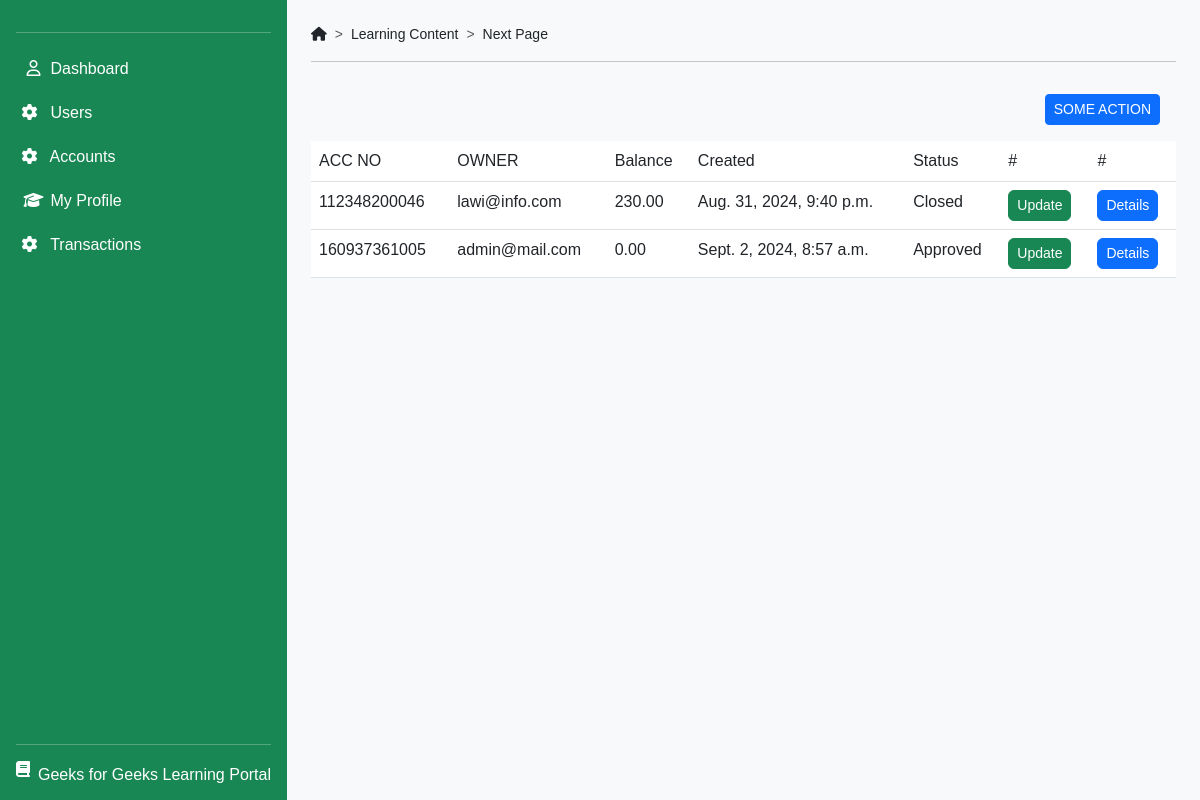
/control/accounts/, run on the app's committed database.
### core/models.py (models this page shows, shortened)
class Account(models.Model):
    STATUS = [
        ('Active', 'active'),
        ('Inactive', 'inactive'),
        ('Pending', 'pending'),
        ('On Hold', 'on hold'),
        ('Closed', 'closed'),
    ]
    user = models.OneToOneField(CustomUser, on_delete=models.CASCADE, related_name='account')
    balance = models.DecimalField(max_digits=12, decimal_places=2, default=0.00)
    status = models.CharField(max_length=50, choices=STATUS, default='pending')
    account_no = models.CharField(max_length=12, editable=False, unique=True)

### accounts/models.py (models this page shows, shortened)
class CustomUser(AbstractBaseUser, PermissionsMixin):
    ROLES = [
        ('User', 'user'),
        ('Staff', 'staff'),
        ('Admin', 'admin'),
    ]
    first_name = models.CharField(max_length=30, blank=False)
    last_name = models.CharField(max_length=30, blank=False)
    address = models.TextField(blank=True, null=True)
    phone_no = models.IntegerField(blank=True, null=True)
    email = models.EmailField(unique=True)
    date_joined = models.DateTimeField(default=timezone.now)
    last_login = models.DateTimeField(null=True, blank=True)
    is_active = models.BooleanField(default=True)
    is_staff = models.BooleanField(default=False)
    user_type = models.CharField(max_length=20, choices=ROLES, default='User')
    account_no = models.CharField(max_length=12, unique=True, editable=False)
    password_reset_token = models.CharField(max_length=100, blank=True, null=True)
    password_reset_expiry = models.DateTimeField(blank=True, null=True)
    objects = CustomUserManager()
    USERNAME_FIELD = 'email'
    REQUIRED_FIELDS = ['first_name', 'last_name']

### control/views.py (the view)
# urls.py: path('accounts/', views.AccountListView.as_view(), name='accounts'),
class AccountListView(ListView):
    context_object_name = 'accounts'
    model = Account
    template_name = 'accounts/accounts.html'
    paginate_by = 5

### control/templates/accounts/accounts.html
{% extends '../dashboard.html' %}
{% block content %}
<div class="d-flex justify-content-end m-3">
    <a href="#" class="btn  btn-sm btn-primary">
        SOME ACTION
    </a>
</div>
<table class="table">
    <thead>
        <tr>
            <td>ACC NO</td>
            <td>OWNER</td>
            <td>Balance</td>
            <td>Created</td>
            <td>Status</td>
            <td>#</td>
            <td>#</td>
        </tr>
    </thead>
    {% for account in accounts %}
    <tr>
        <td>{{account.account_no}}</td>
        <td>{{account.user.email}}</td>
        <td>{{account.balance}}</td>
        <td>{{account.user.date_joined}}</td>
        <td>
            {{account.status}}
        </td>
        <td>
            <a href="{% url 'update_account' account.id %}" class="btn btn-sm btn-success rounded">Update</a>
        </td>
        <td>
            <a href="#" class="btn btn-primary btn-sm rounded">Details</a>
        </td>
    </tr>
    {% endfor %}
</table>
{% endblock %}

### static/css/temp.css (style rules this page uses)
html, body { height: 100%; font-family: 'Ubuntu', sans-serif; }

### data on the page
Account: account_no "112348200046", user.email "lawi@info.com", balance "230.00", user.date_joined "Aug. 31, 2024, 9:40 p.m.", status "Closed"
Account: account_no "160937361005", user.email "admin@mail.com", balance "0.00", user.date_joined "Sept. 2, 2024, 8:57 a.m.", status "Approved"
